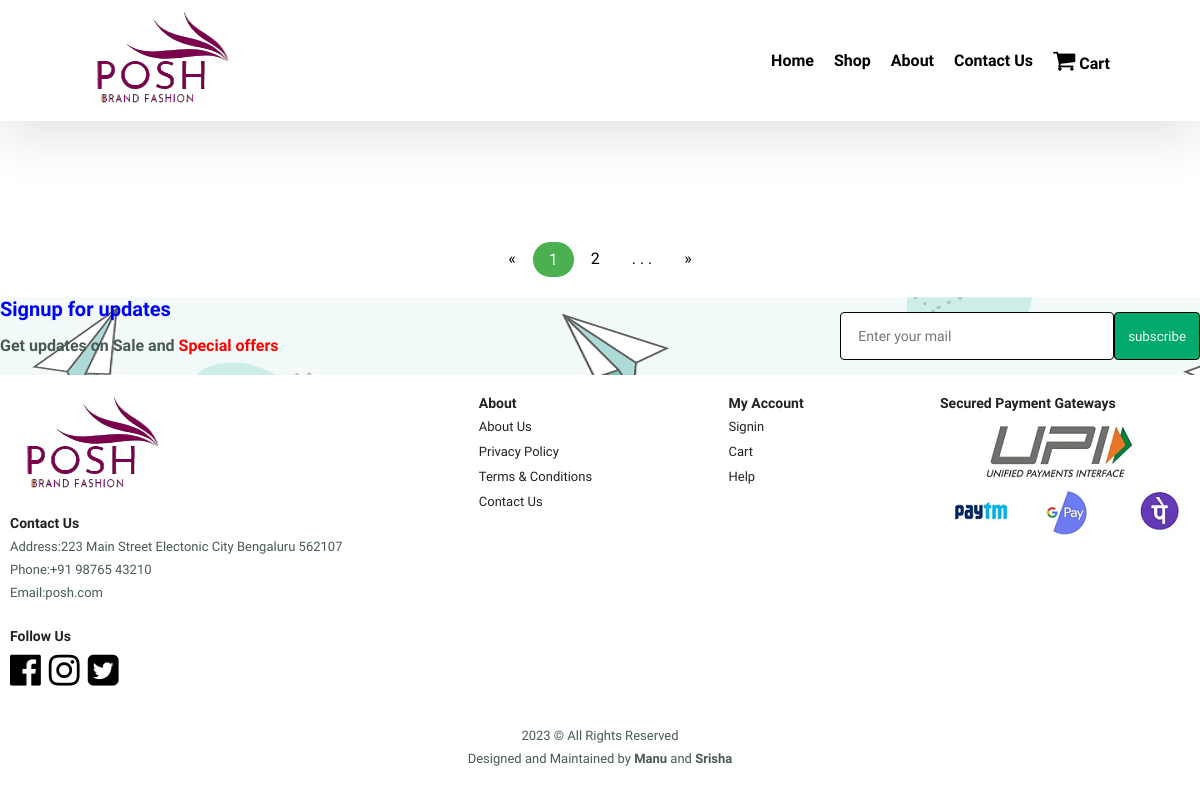
Before: /men_foot_1.php with the older database file.
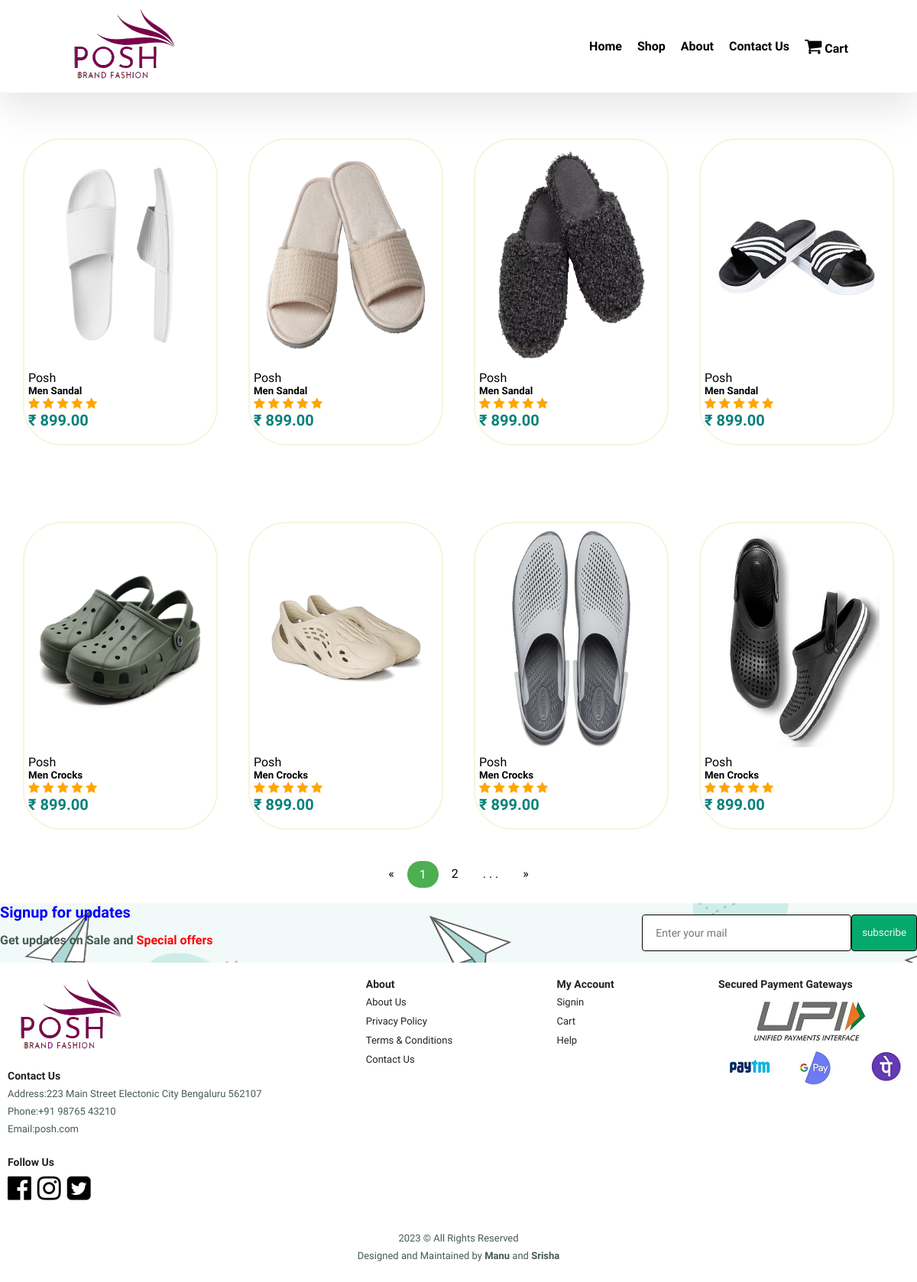
After: the same page with the newer database file.
### tables this page shows
CREATE TABLE `products` (
  `product_id` int(11) NOT NULL,
  `Gender` varchar(10) NOT NULL,
  `product_name` varchar(100) NOT NULL,
  `product_category` varchar(100) NOT NULL,
  `product_description` varchar(255) NOT NULL,
  `product_image` varchar(255) NOT NULL,
  `product_price` decimal(6,2) NOT NULL,
  `product_special offer` int(2) NOT NULL,
  `product_color` varchar(100) NOT NULL
);

### Includes/men_up.php (called while the page is built, shortened)
<?php
include('connection.php');
$stmt5 = $conn->prepare("SELECT * FROM products WHERE Gender='Men' AND product_category='Footwear/sandals' LIMIT 4");
$stmt5->execute();
$sandals = $stmt5->get_result();
$stmt6 = $conn->prepare("SELECT * FROM products WHERE Gender='Men' AND product_category='Footwear/crocks' LIMIT 4");
$stmt6->execute();
$crocks = $stmt6->get_result();
?>

### men_foot_1.php (the view, shortened to what this page needs)
<html>
<head>
    <link rel="stylesheet" href="https://cdnjs.cloudflare.com/ajax/libs/font-awesome/4.7.0/css/font-awesome.min.css">
    <link rel="stylesheet" href="styles.css">
</head>
<body>
 <section id="top">
        <img src="Assets/logo.png">
    <div>
        <ul id="headings">
            <li><a href="index.php">Home</a></li>
            <li><a href="shop_1.php">Shop</a></li>
            <li><a href="about.php">About</a></li>
            <li><a href="contact.html">Contact Us</a></li>
            <li><a href="cart.php"><i style="font-size:24px" class="fa">&#xf07a;</i> Cart </a></li>
        </ul>
    </div>
     </section>
                <section id="topproduct" class="section-p1">
                <div class="Collection">
                    <?php include('Includes/men_up.php'); ?>
                    <?php while($row = $sandals->fetch_assoc()) { ?>
                        <div class="product">
                           <a href="<?php echo "single_product.php?product_id=".$row['product_id']; ?>"> <img src="Assets/<?php echo $row['product_image']; ?>"></a>
                            <div class="description">
                            <span>Posh</span>
                                <h5><?php echo $row['product_name']; ?></h5>
                                <div class="rating">
                                        <span class="fa fa-star checked"></span>
                                        <span class="fa fa-star checked"></span>
                                        <span class="fa fa-star checked"></span>
                                        <span class="fa fa-star checked"></span>
                                        <span class="fa fa-star checked"></span>
                                </div>
                            <h4>&#8377; <?php echo $row['product_price']; ?></h4>
                            </div>
                </div>
                <?php } ?>
                </section>
                <section id="topproduct" class="section-p1">
                  <div class="Collection">
                      <?php include('Includes/men_up.php'); ?>
                      <?php while($row = $crocks->fetch_assoc()) { ?>
                          <div class="product">
                             <a href="<?php echo "single_product.php?product_id=".$row['product_id']; ?>"> <img src="Assets/<?php echo $row['product_image']; ?>"></a>
                              <div class="description">
                              <span>Posh</span>
                                  <h5><?php echo $row['product_name']; ?></h5>
                                  <div class="rating">
                                          <span class="fa fa-star checked"></span>
                                          <span class="fa fa-star checked"></span>
                                          <span class="fa fa-star checked"></span>
                                          <span class="fa fa-star checked"></span>
                                          <span class="fa fa-star checked"></span>
                                  </div>
                              <h4>&#8377; <?php echo $row['product_price']; ?></h4>
                              </div>
                  </div>
                  <?php } ?>
                  </section>
           <div class="pagination">
            <a href="men_foot_1.php">&laquo;</a>
            <a class="active" href="men_foot_1.php">1</a>
            <a class="" href="men_foot_2.php">2</a>
            <a href="#"> . . .</a>
            <a href="men_foot_2.php">&raquo;</a>
          </div>
          <br/>
</body>
</html>

Changed rows visible on the page:
added products: product_image (picture), product_name "Men Sandal", product_price "899.00"
added products: product_image (picture), product_name "Men Sandal", product_price "899.00"
added products: product_image (picture), product_name "Men Sandal", product_price "899.00"
added products: product_image (picture), product_name "Men Sandal", product_price "899.00"
added products: product_image (picture), product_name "Men Crocks", product_price "899.00"
added products: product_image (picture), product_name "Men Crocks", product_price "899.00"
added products: product_image (picture), product_name "Men Crocks", product_price "899.00"
added products: product_image (picture), product_name "Men Crocks", product_price "899.00"
